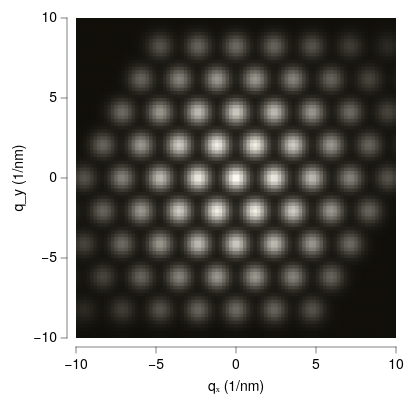

Specify this chart in Vega-Lite:
### Vega-Lite specification from a JSON file in a GitHub repository (floating-point values rounded to 4 significant figures; data arrays with more than 128 entries replaced by an {"elided": "..."} marker saying what was removed)
{"background": null, "config": {"arc": {"fill": "#DBDBDB", "fillOpacity": 1.0, "innerRadius": 40.0, "padAngle": 0.03, "stroke": "black", "strokeOpacity": 1, "strokeWidth": 0.25}, "area": {"fill": "#DBDBDB", "fillOpacity": 1.0, "stroke": "black", "strokeOpacity": 1, "strokeWidth": 0.25}, "axis": {"domain": true, "domainCap": "round", "domainColor": "black", "domainWidth": 0.25, "grid": false, "gridCap": "round", "gridColor": "#F1F1F1", "gridDash": [0, 0], "gridOpacity": 1.0, "gridWidth": 0.25, "labelColor": "black", "labelFont": "Helvetica Neue", "labelFontSize": 7, "labelFontStyle": "normal", "labelFontWeight": 400, "offset": 4.5, "ticks": true, "tickCap": "round", "tickColor": "black", "tickRound": false, "tickSize": 3, "tickWidth": 0.25, "titleColor": "black", "titleFont": "Helvetica Neue", "titleFontSize": 7, "titleFontStyle": "normal", "titleFontWeight": 400}, "axisX": {"domain": true, "labelAlign": "center", "labelAngle": 0, "labels": true, "ticks": true, "translate": 0}, "axisY": {"domain": true, "labelAlign": "right", "labelAngle": 0, "labels": true, "ticks": true, "translate": 0}, "axisRight": {"domain": true, "labelAlign": "left", "labelAngle": 0, "labels": true, "ticks": true, "translate": 0}, "axisTop": {"domain": true, "labelAlign": "center", "labelAngle": 0, "labels": true, "ticks": true, "translate": 0}, "axisBand": {"tickOffset": 0}, "bar": {"fill": "#DBDBDB", "fillOpacity": 1.0, "stroke": "black", "strokeOpacity": 1, "strokeWidth": 0.25}, "boxplot": {"size": 14.4, "ticks": {"cornerRadius": 0.25, "fill": "black", "opacity": 1, "size": 7.2, "thickness": 0.25}, "box": {"fillOpacity": 1.0, "stroke": "black", "strokeOpacity": 1, "strokeWidth": 0.25}, "median": {"cornerRadius": 0, "fill": "black", "fillOpacity": 1.0, "opacity": 1, "size": 14.4, "thickness": 0.25}, "rule": {"fill": "black", "fillOpacity": 1.0, "size": 16.0, "stroke": "black", "strokeDash": [0, 0], "strokeOpacity": 1, "strokeWidth": 0.25}, "outliers": {"color": "black", "fill": "black", "fillOpacity": 1.0, "size": 0, "stroke": "black", "strokeOpacity": 1, "strokeWidth": 0.25}}, "circle": {"fill": "black", "fillOpacity": 1.0, "size": 0.8, "stroke": null, "strokeOpacity": 1, "strokeWidth": 0.25}, "errorband": {"band": {"fillOpacity": 0.6, "stroke": null, "strokeWidth": 0.25, "strokeOpacity": 1}, "borders": {"opacity": 0, "strokeOpacity": 0.25, "strokeWidth": 1}}, "errorbar": {"opacity": 1, "rule": {"strokeDash": [0, 0], "strokeWidth": 0.25}, "ticks": {"color": "black", "cornerRadius": 0.125, "opacity": 1, "size": 9.6, "thickness": 0.25}, "thickness": 0.25}, "font": "Helvetica Neue", "geoshape": {"fill": "#DBDBDB", "fillOpacity": 1.0, "stroke": "black", "strokeOpacity": 1, "strokeWidth": 0.25}, "header": {"labelColor": "black", "labelFont": "Helvetica Neue", "labelFontSize": 7, "labelFontStyle": "normal", "labelFontWeight": 400, "titleColor": "black", "titleFont": "Helvetica Neue", "titleFontSize": 7, "titleFontStyle": "normal", "titleFontWeight": 400, "titlePadding": 0}, "legend": {"disable": false, "offset": 4.5, "titlePadding": 4, "labelOffset": 2, "gradientLabelOffset": 2, "gradientLength": 80.0, "gradientThickness": 8.0, "gradientOpacity": 1.0, "gradientStrokeColor": "black", "gradientStrokeWidth": 0.25, "labelColor": "black", "labelFont": "Helvetica Neue", "labelFontSize": 7, "labelFontStyle": "normal", "labelFontWeight": 400, "strokeColor": "black", "strokeWidth": 0, "symbolSize": 42, "symbolStrokeColor": "black", "symbolStrokeWidth": 0.25, "titleColor": "black", "titleFont": "Helvetica Neue", "titleFontSize": 7, "titleFontStyle": "normal", "titleFontWeight": 400}, "line": {"color": "black", "stroke": "black", "strokeCap": "round", "strokeDash": [0, 0], "strokeOpacity": 1, "strokeWidth": 0.375}, "point": {"filled": true, "fill": "#DBDBDB", "fillOpacity": 1.0, "size": 8.0, "stroke": "black", "strokeOpacity": 1, "strokeWidth": 0.25}, "range": {"category": ["#C6D9F1", "#F1C9CB", "#FEF0B9", "#CEE37A", "#7AA8E0", "#E589A3", "#FDDD5D", "#68B961", "#4177B1", "#C35082", "#E5C227", "#438156"], "diverging": {"scheme": ["#C35082", "#CE6D94", "#D989A7", "#E2A4BA", "#EABFCE", "#F1DBE2", "#F6F6F6", "#D7E0EB", "#B9CBE0", "#9BB6D5", "#7DA1C9", "#5F8CBD", "#4177B1"]}, "heatmap": {"scheme": ["#110F09", "#22201A", "#34322B", "#47453E", "#5B5951", "#706D66", "#86837B", "#9C9991", "#B2AFA7", "#CAC7BE", "#E1DED6", "#FAF7EE"]}, "ordinal": {"scheme": ["#F1F1F1", "#DBDBDB", "#C6C6C6", "#B2B2B2", "#9D9D9D", "#898989", "#767676", "#636363", "#515151", "#404040", "#2F2F2F", "#1F1F1F"]}, "ramp": {"scheme": ["#32022B", "#43044D", "#4C196E", "#4D338C", "#484DA6", "#3A68BB", "#1D83CA", "#1D9CCB", "#23B5C9", "#28CDC5", "#4DE0B4", "#91EE9F"]}}, "rule": {"color": "black", "stroke": "black", "strokeCap": "round", "strokeDash": [2, 2], "strokeOpacity": 1, "strokeWidth": 0.25}, "scale": {"bandPaddingInner": 0.1, "bandPaddingOuter": 0.1, "round": false}, "rect": {"fill": "#DBDBDB", "fillOpacity": 1.0, "stroke": "black", "strokeOpacity": 1, "strokeWidth": 0.25}, "square": {"fill": "#DBDBDB", "fillOpacity": 1.0, "size": 16.0, "stroke": "black", "strokeOpacity": 1, "strokeWidth": 0.25}, "text": {"color": "black", "font": "Helvetica Neue", "fontSize": 7, "fontStyle": "normal", "fontWeight": 400}, "tick": {"color": "black", "cornerRadius": 0.125, "opacity": 1.0, "size": 14.4, "thickness": 0.25}, "title": {"anchor": "middle", "frame": "group", "color": "black", "font": "Helvetica Neue", "fontSize": 7, "fontStyle": "normal", "fontWeight": 400, "subtitleColor": "black", "subtitleFont": "Helvetica Neue", "subtitleFontSize": "Helvetica Neue", "subtitleFontStyle": "normal", "subtitleFontWeight": 400}, "trail": {"color": "black", "opacity": 1, "size": 0.375}, "view": {"continuousWidth": 160, "continuousHeight": 160, "discreteWidth": 160, "discreteHeight": 160, "fill": null, "stroke": null, "strokeWidth": 0.25}}, "data": {"name": "data-65c2759bbe32702c2aa5c2d7ff971fdd"}, "mark": {"type": "rect", "clip": true, "stroke": null}, "encoding": {"color": {"field": "I", "legend": null, "title": null, "type": "quantitative"}, "x": {"field": "x0", "scale": {"domain": [-10.0, 10.0], "nice": false}, "title": "qₓ (1/nm)", "type": "quantitative"}, "x2": {"field": "x1"}, "y": {"field": "y0", "scale": {"domain": [-10.0, 10.0], "nice": false}, "title": "q_y (1/nm)", "type": "quantitative"}, "y2": {"field": "y1"}}, "$schema": "https://vega.github.io/schema/vega-lite/v6.4.1.json", "datasets": {"data-65c2759bbe32702c2aa5c2d7ff971fdd": {"elided": "8464 records"}}}
